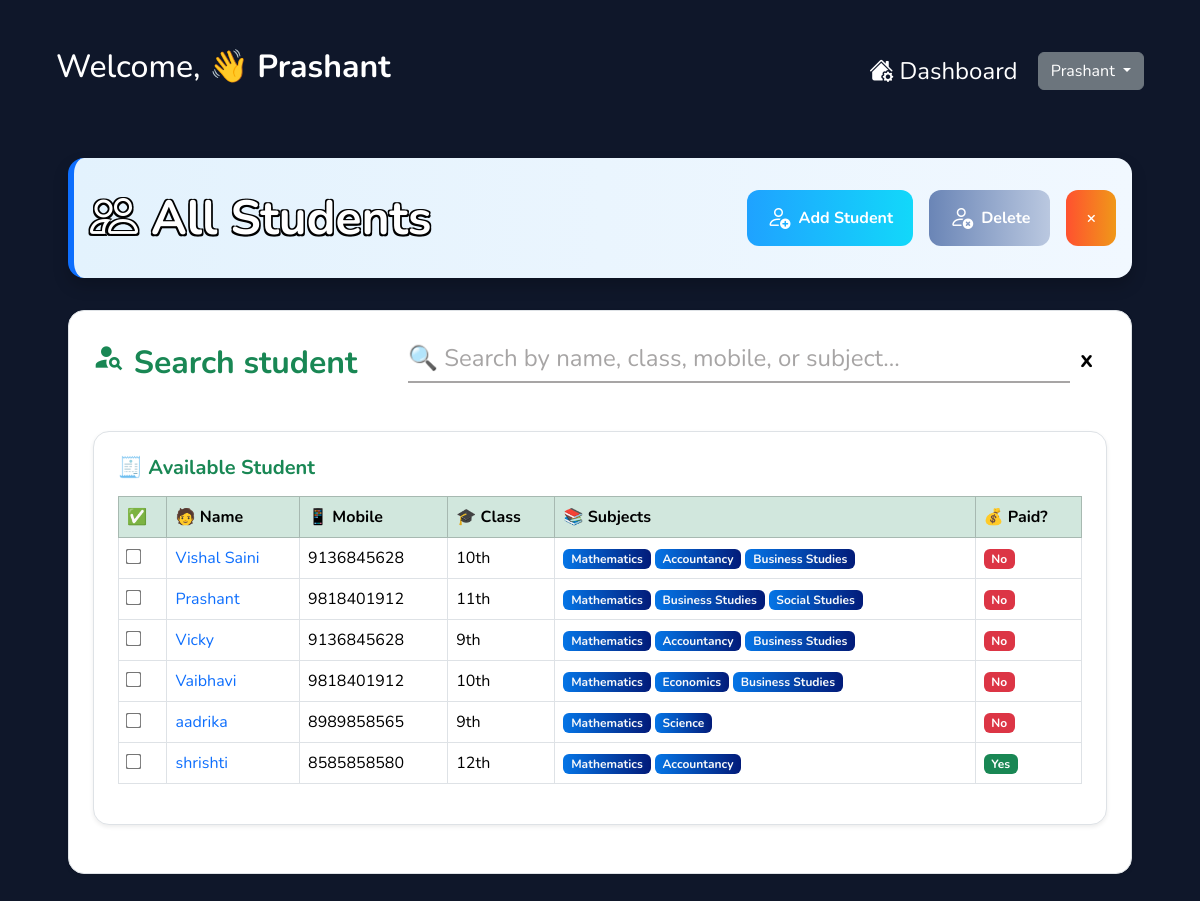
/students (signed in), run on the app's committed database.
### models.py (models this page shows, shortened)
class Student(db.Model):
    id = db.Column(db.Integer, primary_key=True)
    name = db.Column(db.String(100), nullable=False)
    class_name = db.Column(db.String(10), nullable=False)
    mobile = db.Column(db.String(15), nullable=False)
    alternate_phone = db.Column(db.String(15))
    email = db.Column(db.String(100))
    school = db.Column(db.String(100))
    joining_date = db.Column(db.Date, nullable=False, default=date.today)
    payment_type = db.Column(db.String(10), nullable=False)  # Monthly or Yearly
    subjects_fees = db.Column(JSON, nullable=False)
    notes = db.Column(db.Text)
    invoices = db.relationship('Invoice', backref='student', lazy=True, cascade="all, delete-orphan")
    @property
    def has_unpaid_invoice(self):
        return any(inv.status == 'unpaid' for inv in self.invoices)

### app.py (the view)
@app.route('/students')
def student_records():
    if not session.get('logged_in'):
        return redirect(url_for('login'))
    students = Student.query.all()
    return render_template('student_records.html', students=students)

### app.py (called while the page is built)
@app.context_processor
def inject_csrf_token():
    return dict(csrf_token=generate_csrf)

### templates/student_records.html (shortened to what this page needs)
{% extends "base.html" %}
{% block content %}
<div class="p-4 col-md-12">
  <div class="page-head gr-bg-white">
    <div class="fancy-heading"><i class="bi bi-people fancy-heading"></i> All Students</div>
    <div class="d-flex gap-3">
      <a href="{{ url_for('add_student') }}" class="btn-gradient btn-blue"><i class="bi bi-person-add"></i> Add Student</a>
      <button class="btn-gradient btn-gray multi-delete-btn" data-entity="student"><i class="bi bi-person-x"></i> Delete</button>
      <a href="{{ url_for('dashboard') }}" class="btn-gradient btn-red" title="Close">×</a>
    </div>
  </div>
  <div class="bg-white border rounded-4 shadow-sm p-4 mb-4">
    <div class="search-container">
      <span class="search-text fw-bold"><span class="material-icons fs-2">person_search</span> Search student</span>
      <div class="input-wrapper">
        <input type="text" id="studentsStudent" class="search-input" placeholder="🔍 Search by name, class, mobile, or subject...">
        <button class="clear-button fw-bold" onclick="clearSearch(event)" tabindex="0">x</button>
      </div>
    </div>
    {% if students %}
    <div class="bg-white border rounded-4 shadow-sm p-4 mb-4">
      <h5 class="fw-bold text-success mb-3">🧾 Available Student</h5>
      <div class="table-responsive">
        <form method="POST">
          <table class="table table-bordered align-middle" id="tableStudent">
            <thead class="table-success">
              <tr>
                <th>✅</th>
                <th>🧑 Name</th>
                <th>📱 Mobile</th>
                <th>🎓 Class</th>
                <th>📚 Subjects</th>
                <th>💰 Paid?</th>
              </tr>
            </thead>
            <tbody>
              {% for student in students %}
              <tr data-name="{{ student.name | lower }}" data-class="{{ student.class_name | lower }}" data-mobile="{{ student.mobile | lower }}" data-subjects="{{ ','.join(student.subjects_fees.keys() | map('lower') | map('trim')) }}">
                <td><input type="checkbox" name="student_ids" class="student-checkbox" value="{{ student.id }}"></td>
                <td><a href="{{ url_for('view_student', student_id=student.id, from_='students') }}">{{ student.name }}</a></td>
                <td>{{ student.mobile }}</td>
                <td>{{ student.class_name }}</td>
                <td>{% for subject in student.subjects_fees.keys() %}<span class="badge gr-bg-blue-h text-light me-1">{{ subject }}</span>{% endfor %}</td>
                <td>{% if student.has_unpaid_invoice %}<span class="badge bg-danger">No</span>{% else %}<span class="badge bg-success">Yes</span>{% endif %}</td>
              </tr>
              {% endfor %}
            </tbody>
          </table>
        </form>
      </div>
    {% else %}
    <div class="alert alert-info mt-4">No students found.</div>
    {% endif %}
    </div>
  </div>
</div>
{% endblock %}

### templates/base.html (shortened to what this page needs)
<!DOCTYPE html>
<html lang="en">
<head>
  <link href="https://cdn.jsdelivr.net/npm/bootstrap@5.3.2/dist/css/bootstrap.min.css" rel="stylesheet" />
  <link href="https://cdn.jsdelivr.net/npm/bootstrap-icons@1.10.5/font/bootstrap-icons.css" rel="stylesheet">
  <link rel="stylesheet" href="https://cdnjs.cloudflare.com/ajax/libs/font-awesome/6.5.0/css/all.min.css">
  <link rel="stylesheet" href="{{ url_for('static', filename='css/style.css') }}">
</head>
<body>
{% if not hide_navbar %}
<div class="d-flex justify-content-between align-items-center px-4 py-3 text-white" style="background-color: transparent;">
  <div class="fs-4"><h2>Welcome, 👋 <strong>{{ session['name'] }}</strong></h2></div>
  <div class="dropdown">
    <a href="{{ url_for('dashboard') }}" class="text-white fs-4 me-3 align-middle"><i class="bi bi-house-gear-fill"></i> Dashboard</a>
    <button class="btn btn-secondary dropdown-toggle" type="button" id="dropdownMenuButton" data-bs-toggle="dropdown" aria-expanded="false">
      {{ session['name'] }}
    </button>
  </div>
</div>
{% endif %}
<div class="container mt-4">
  {% block content %}{% endblock %}
</div>
</body>
</html>

### static/css/style.css (style rules this page uses)
body { background: #0f172a; font-family: 'Nunito', sans-serif; color: white; margin: 0; padding: 2rem; }
a { text-decoration: none; }
.bi { font-size: 1.5rem; }
.page-head { border-radius: 16px; padding: 1.5rem 1rem; box-shadow: 0 8px 16px rgba(0, 0, 0, 0.2); transition: all 0.5s ease; display: flex; justify-content: space-between; align-items: center; margin-bottom: 2rem; border-left: 6px solid #0d6efd; }
.fancy-heading { font-family: 'Nunito', sans-serif; font-weight: 700; font-size: 3rem; text-align: center; text-shadow: 1px 1px 3px rgba(13, 110, 253, 0.3); color: white; text-shadow: -1.5px -1.5px 0 #000, 1.5px -1.5px 0 #000, -1.5px 1.5px 0 #000, 1.5px 1.5px 0 #000; }
.btn-gradient { border: none; color: white; padding: 10px 20px; border-radius: 12px; font-weight: bold; cursor: pointer; transition: all 0.3s ease-in-out; font-size: 1rem; display: inline-flex; align-items: center; justify-content: center; gap: 0.5rem; }
.btn-gray { background: linear-gradient(to right, #6a85b6, #bac8e0); }
.btn-red { background: linear-gradient(to right, #ff512f, #f09819); }
.btn-blue { background: linear-gradient(to right, #1fa2ff, #12d8fa); }
.gr-bg-blue-h { background: linear-gradient(to right, #0575e6, #021b79); }
.gr-bg-white { background: linear-gradient(to right, #e3f2fd, #f1f8ff); }
.student-checkbox { transform: scale(1.2); cursor: pointer; }
.search-container { display: flex; align-items: center; margin-bottom: 4%; background-color: transparent; }
.search-text { margin-right: 5%; color: rgb(25, 135, 84); font-size: 32px; }
.input-wrapper { flex-grow: 1; border-bottom: 2px solid #fff; display: flex; align-items: center; padding-bottom: 5px; border-radius: 10px; }
.search-input { flex-grow: 1; border: none; border-bottom: 2px solid #a7a5a5; outline: none; padding: 5px 0; font-size: 24px; background-color: transparent; background: transparent; color: #000000; }
.search-input::placeholder { color: #a7a5a5; }
.clear-button { background: none; border: none; color: #000; cursor: pointer; font-size: 24px; padding: 0; margin-left: 10px; margin-right: 2%; }

### data on the page
Student: name "Prashant", mobile "9818401912", class_name "11th", keys "Mathematics" "Business Studies" "Social Studies", shows "No"
Student: name "Vishal Saini", mobile "9136845628", class_name "10th", keys "Mathematics" "Accountancy" "Business Studies", shows "No"
Student: name "Vicky", mobile "9136845628", class_name "9th", keys "Mathematics" "Accountancy" "Business Studies", shows "No"
Student: name "Vaibhavi", mobile "9818401912", class_name "10th", keys "Mathematics" "Economics" "Business Studies", shows "No"
Student: name "aadrika", mobile "8989858565", class_name "9th", keys "Mathematics" "Science", shows "No"
Student: name "shrishti", mobile "8585858580", class_name "12th", keys "Mathematics" "Accountancy", shows "Yes"
